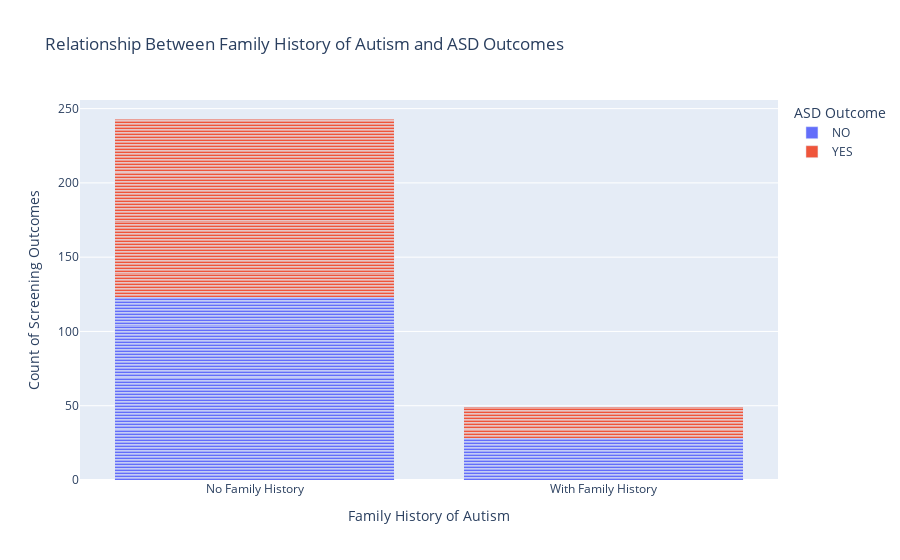

Notebook source saved alongside this figure:
### Markdown cell above
## Is there a relationship between family history of autism and the ASD screening outcomes?

### Code cell
# Create a new column for simplicity in plotting
autism_df['family_history'] = autism_df['austim'].apply(
    lambda x: 'With Family History' if x == 'yes' else 'No Family History')

# Create a stacked bar chart to visualize the relationship between family history and ASD outcomes
fig = px.bar(autism_df, x='family_history', color='ASD',
             title='Relationship Between Family History of Autism and ASD Outcomes',
             labels={'family_history': 'Family History of Autism', 'ASD': 'ASD Screening Outcome'},
             barmode='stack')

fig.update_layout(
    xaxis_title='Family History of Autism',
    yaxis_title='Count of Screening Outcomes',
    legend_title="ASD Outcome"
)
fig.show()

### Figure 1 — Plotly figure (JSON) as saved in the notebook; plotly's stock layout.template omitted (floating-point values rounded to 4 significant figures; data arrays with more than 128 entries replaced by an {"elided": "..."} marker saying what was removed)
{"data": [{"alignmentgroup": "True", "hovertemplate": "ASD Screening Outcome=NO<br>Family History of Autism=%{x}<br>count=%{y}<extra></extra>", "legendgroup": "NO", "marker": {"color": "#636efa", "pattern": {"shape": ""}}, "name": "NO", "offsetgroup": "NO", "orientation": "v", "showlegend": true, "textposition": "auto", "type": "bar", "x": {"elided": "151 str values"}, "xaxis": "x", "y": {"elided": "151 int values"}, "yaxis": "y"}, {"alignmentgroup": "True", "hovertemplate": "ASD Screening Outcome=YES<br>Family History of Autism=%{x}<br>count=%{y}<extra></extra>", "legendgroup": "YES", "marker": {"color": "#EF553B", "pattern": {"shape": ""}}, "name": "YES", "offsetgroup": "YES", "orientation": "v", "showlegend": true, "textposition": "auto", "type": "bar", "x": {"elided": "141 str values"}, "xaxis": "x", "y": {"elided": "141 int values"}, "yaxis": "y"}], "layout": {"barmode": "stack", "legend": {"title": {"text": "ASD Outcome"}, "tracegroupgap": 0}, "title": {"text": "Relationship Between Family History of Autism and ASD Outcomes"}, "xaxis": {"anchor": "y", "domain": [0, 1], "title": {"text": "Family History of Autism"}}, "yaxis": {"anchor": "x", "domain": [0, 1], "title": {"text": "Count of Screening Outcomes"}}}}
